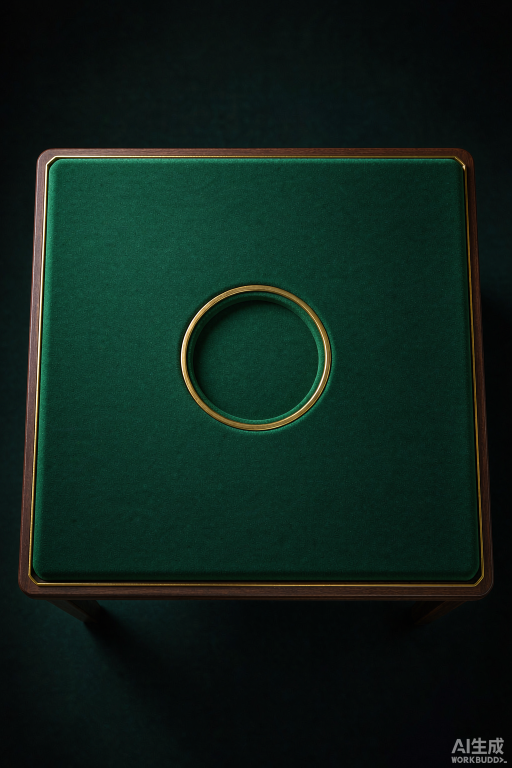
#> input picture generated-images/game-start-table-v2/Photorealistic_top_down_orthog_2026-10-04T15-20-03.png, 1024 x 1536 px (shown at 1/2 size); its folder holds only this picture in this run
$ python sweep_threshold.py
#> lines starting #> are read from the running program, lines starting #| are printed output that depends on the picture; after the words box and inside, x2 and y2 are one past the last pixel; in counts of white or black regions, pixels touching at a corner belong together
# -*- coding: utf-8 -*-
"""阈值扫描：给三张桌图找出能把"桌面+桌框"与背景/桌腿分开的亮度阈值。"""
import glob, os
import numpy as np
from PIL import Image

BASE = 'generated-images/game-start-table-v2'
OUT = 'docs-verify/game-5/game-start/proc/masks'
os.makedirs(OUT, exist_ok=True)
KEY = {'15-20-03': 'A', '15-20-27': 'B', '15-20-46': 'C'}


def table_bbox(lum, t):
    H, W = lum.shape
    m = lum > t
    m[int(H * 0.92):, int(W * 0.78):] = False
    cs = m.sum(0)
    if cs.max() == 0:
        return None
    on = np.where(cs > 0.35 * cs.max())[0]
    x0, x1 = int(on.min()), int(on.max())
    rs = m[:, x0:x1 + 1].sum(1)
    on2 = np.where(rs > 0.35 * rs.max())[0]
    return x0, int(on2.min()), x1, int(on2.max())


for f in sorted(glob.glob(os.path.join(BASE, '*.png'))):
    code = KEY.get(f.split('T')[-1][:8], '?')
    im = Image.open(f).convert('RGB')
#> im is the input picture: PIL image 1024x1536 RGB; mean R, G, B 14.2, 33.9, 26.4
    a = np.asarray(im).astype(np.float32) / 255.0
    lum = a @ np.array([0.299, 0.587, 0.114], dtype=np.float32)
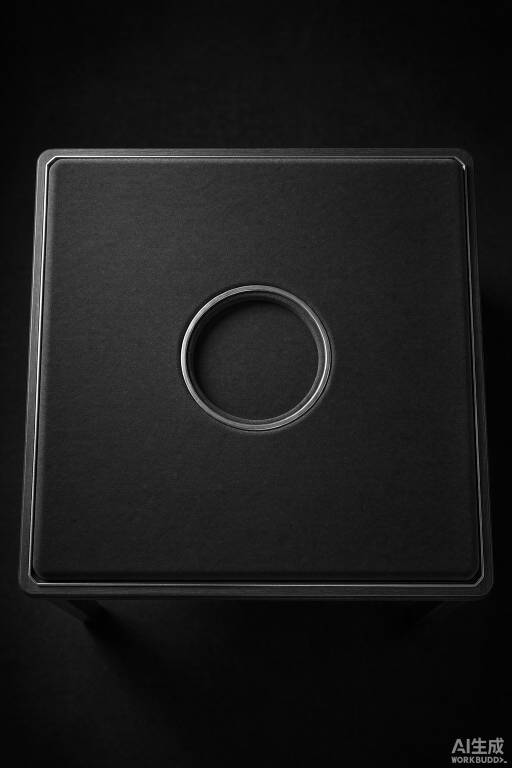
#> lum: shape (1536, 1024) float32 (shown at 1/2 size); min 0, max 1, mean 0.107
    print('=== ' + code)
    for t in (0.10, 0.14, 0.18, 0.22, 0.26, 0.30):
        bb = table_bbox(lum, t)
        if not bb:
            print('  t=%.2f  空' % t); continue
        x0, y0, x1, y1 = bb
        w, h = x1 - x0 + 1, y1 - y0 + 1
        flag = ' ✓方' if 0.95 < w / h < 1.05 else ''
        print('  t=%.2f  %4d×%4d  比%.3f  x %d~%d y %d~%d%s' % (t, w, h, w / h, x0, x1, y0, y1, flag))
#> this loop made 6 passes
#> (bb, y0, y1, w, h, flag) on passes 1 to 6: ((49, 296, 958, 1197), 296, 1197, 910, 902, ' ✓方'), ((48, 297, 673, 1190), 297, 1190, 626, 894, ''), ((50, 297, 516, 1186), 297, 1186, 467, 890, ''), ((54, 297, 377, 1184), 297, 1184, 324, 888, ''), ((56, 300, 104, 1168), 300, 1168, 49, 869, ''), ((58, 301, 103, 1168), 301, 1168, 46, 868, '')
#|   t=0.10   910× 902  比1.009  x 49~958 y 296~1197 ✓方
#|   t=0.14   626× 894  比0.700  x 48~673 y 297~1190
#|   t=0.18   467× 890  比0.525  x 50~516 y 297~1186
#|   t=0.22   324× 888  比0.365  x 54~377 y 297~1184
#|   t=0.26    49× 869  比0.056  x 56~104 y 300~1168
#|   t=0.30    46× 868  比0.053  x 58~103 y 301~1168
#> pass 1, in table_bbox, `m = lum > t`:
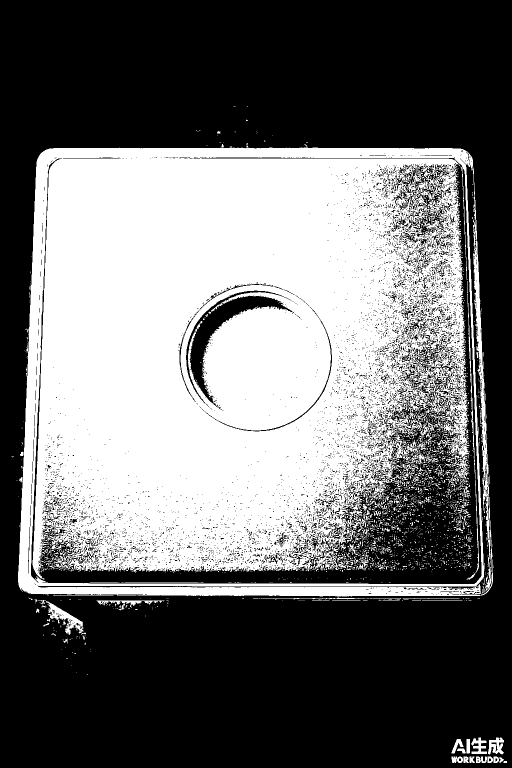
#> m: shape (1536, 1024) bool (shown at 1/2 size); 42.8% white; 2273 white regions (2128 under 20 px), largest, box (x1, y1, x2, y2) and area: (36, 296, 986, 1192) 653467, (92, 1202, 172, 1270) 1491, (193, 1201, 329, 1221) 693
#> pass 2, in table_bbox (call 2), `m = lum > t`:
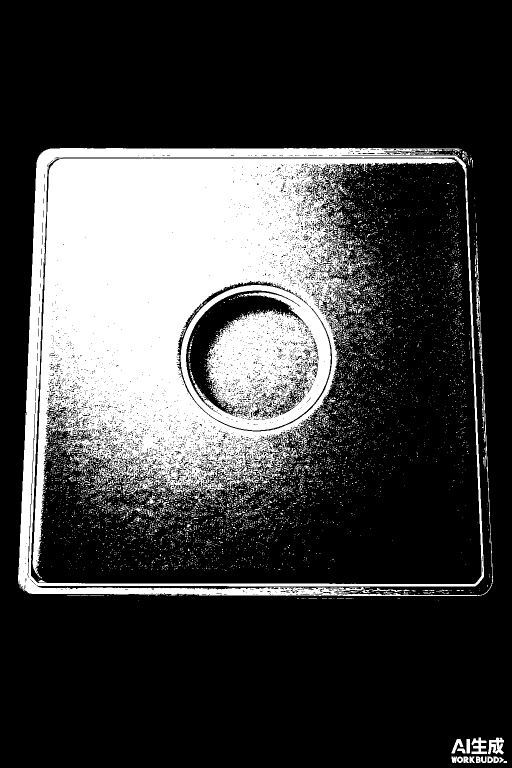
#> m: shape (1536, 1024) bool (shown at 1/2 size); 25.4% white; 6503 white regions (6313 under 20 px), largest, box (x1, y1, x2, y2) and area: (65, 316, 914, 1157) 318806, (36, 296, 986, 1192) 51950, (976, 1475, 1008, 1509) 661
#> pass 3, in table_bbox (call 3), `m = lum > t`:
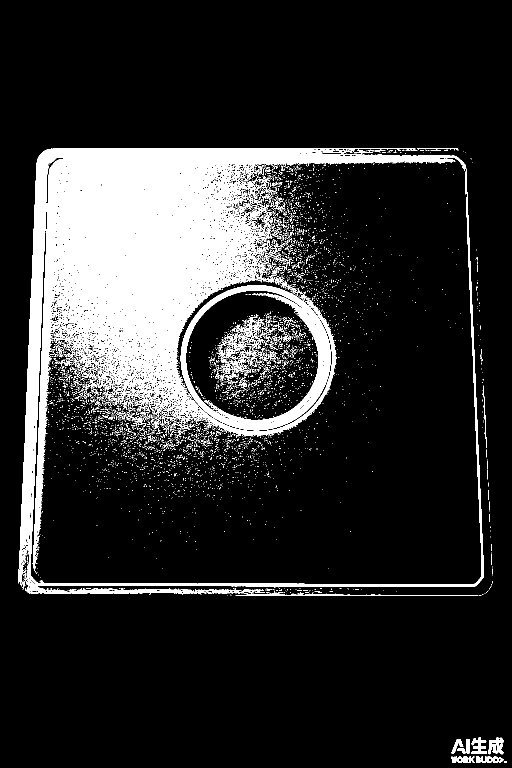
#> m: shape (1536, 1024) bool (shown at 1/2 size); 15.3% white; 4963 white regions (4791 under 20 px), largest, box (x1, y1, x2, y2) and area: (65, 317, 911, 1148) 173097, (37, 296, 968, 1189) 40606, (436, 633, 523, 719) 1782
    # 存一张 mask 便于目视（用 0.18）
    m = (lum > 0.18).astype(np.uint8) * 255
    m[int(lum.shape[0] * 0.92):, int(lum.shape[1] * 0.78):] = 0
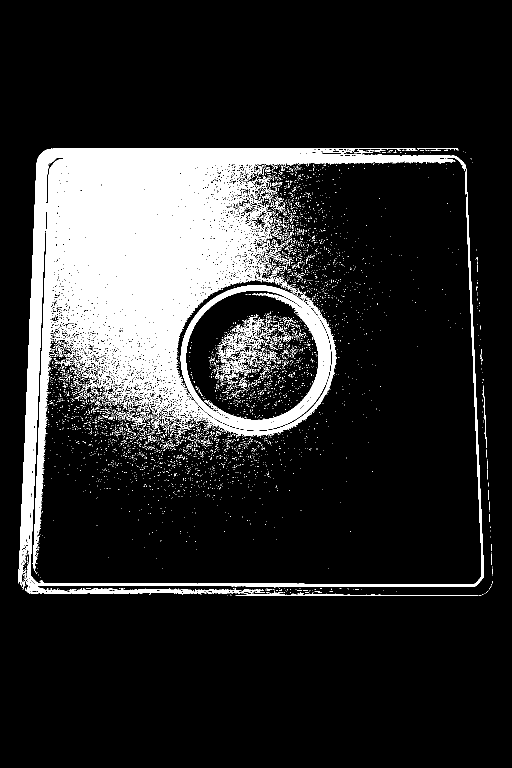
#> m: shape (1536, 1024) (shown at 1/2 size); 15.1% white; 4948 white regions (4791 under 20 px), largest, box (x1, y1, x2, y2) and area: (65, 317, 911, 1148) 173097, (37, 296, 968, 1189) 40606, (436, 633, 523, 719) 1782
    Image.fromarray(m).resize((512, 768)).save(os.path.join(OUT, 'mask_%s_t18.png' % code))
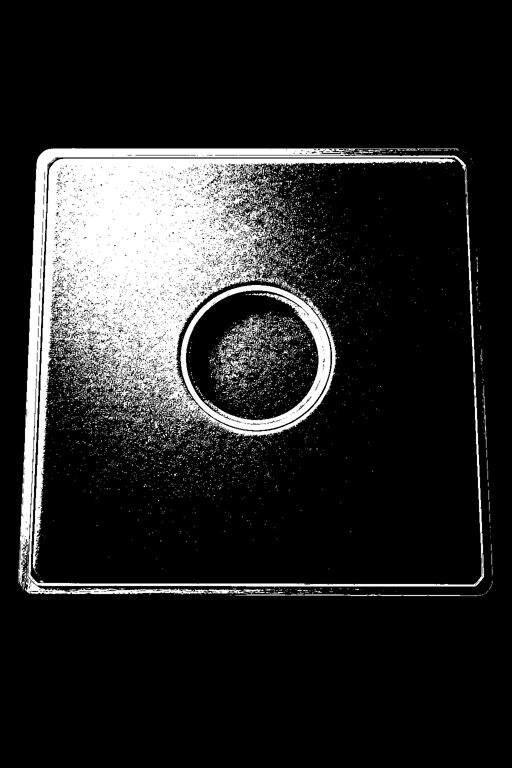
#> saved as mask_A_t18.png: PIL image 512x768 L; min 0, max 255, mean 38.6

$ run again, on generated-images/game-start-table-v2/Photorealistic_top_down_orthog_2026-10-04T15-20-27.png
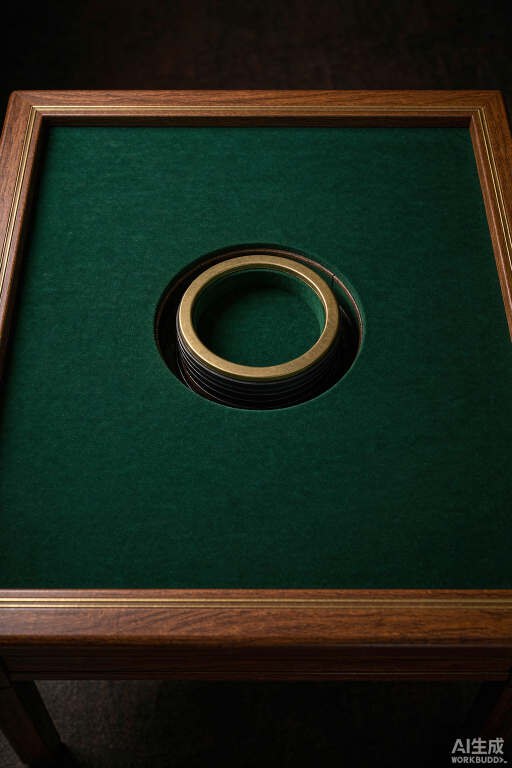
#> input picture generated-images/game-start-table-v2/Photorealistic_top_down_orthog_2026-10-04T15-20-27.png, 1024 x 1536 px (shown at 1/2 size)
#> im is the input picture: PIL image 1024x1536 RGB; mean R, G, B 27.2, 37.9, 26.4
#> the loop `for t in (0.10, 0.14, 0.18, 0.22, 0.26, 0.30):` made 6 passes
#> (bb, y0, y1, w, h) on passes 1 to 6: ((0, 180, 1023, 1346), 180, 1346, 1024, 1167), ((0, 180, 1023, 1277), 180, 1277, 1024, 1098), ((0, 180, 1023, 1274), 180, 1274, 1024, 1095), ((0, 181, 1023, 1271), 181, 1271, 1024, 1091), ((0, 181, 1020, 1270), 181, 1270, 1021, 1090), ((0, 182, 656, 1269), 182, 1269, 657, 1088)
#> (printed output is left out)
#> pass 1, in table_bbox, `m = lum > t`:
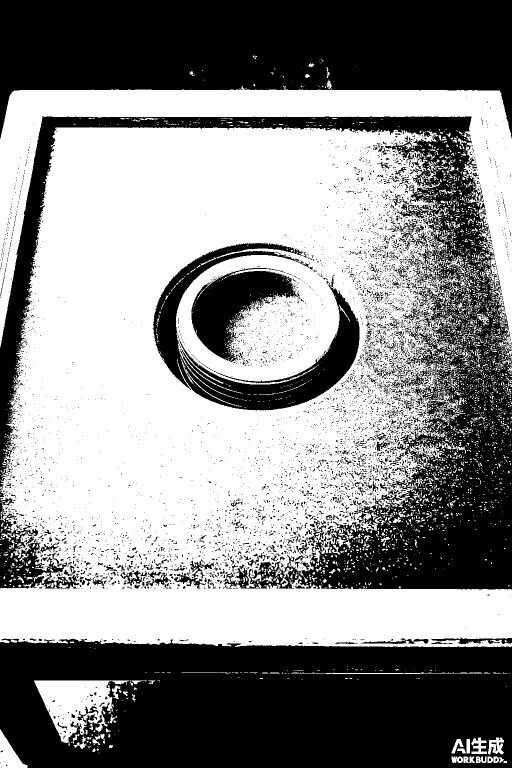
#> m: shape (1536, 1024) bool (shown at 1/2 size); 54.8% white; 6245 black regions (5938 under 20 px), largest, box (x1, y1, x2, y2) and area: (0, 1277, 1024, 1536) 232850, (0, 232, 1024, 1179) 189850, (0, 0, 1024, 278) 186118
#> `Image.fromarray(m).resize((512, 768)).save(os.path.join(OUT, 'mask_%s_..`:
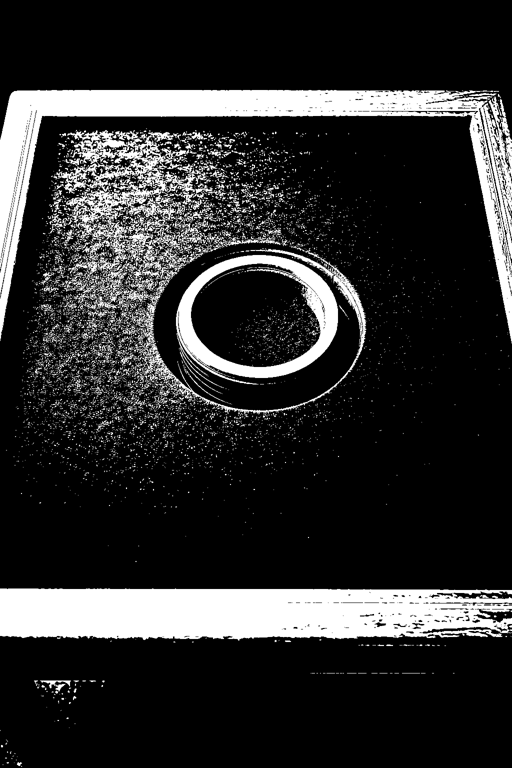
#> saved as mask_B_t18.png: PIL image 512x768 L; min 0, max 255, mean 45.9

$ run again, on generated-images/game-start-table-v2/Photorealistic_top_down_orthog_2026-10-04T15-20-46.png
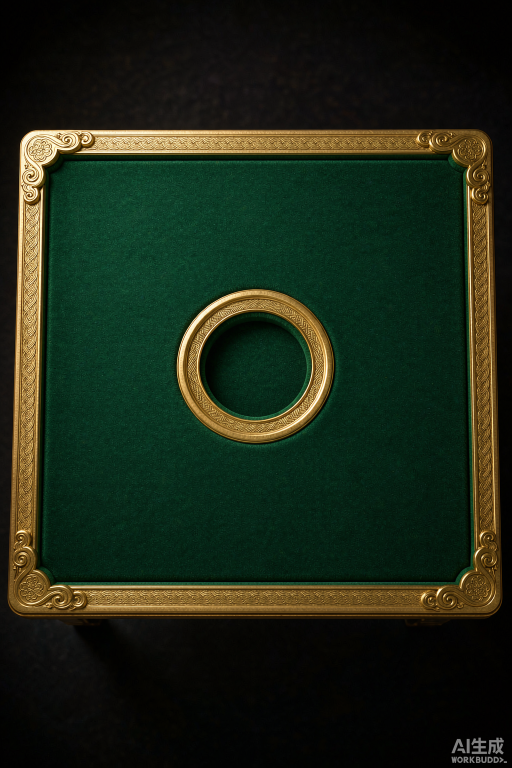
#> input picture generated-images/game-start-table-v2/Photorealistic_top_down_orthog_2026-10-04T15-20-46.png, 1024 x 1536 px (shown at 1/2 size)
#> im is the input picture: PIL image 1024x1536 RGB; mean R, G, B 28.5, 38.9, 22.7
#> the loop `for t in (0.10, 0.14, 0.18, 0.22, 0.26, 0.30):` made 6 passes
#> (bb, y0, y1, w, h) on passes 1 to 6: ((25, 259, 996, 1236), 259, 1236, 972, 978), ((25, 259, 995, 1232), 259, 1232, 971, 974), ((25, 259, 994, 1231), 259, 1231, 970, 973), ((25, 259, 993, 1231), 259, 1231, 969, 973), ((25, 260, 991, 1231), 260, 1231, 967, 972), ((25, 260, 989, 1231), 260, 1231, 965, 972)
#> (printed output is left out)
#> pass 1, in table_bbox, `m = lum > t`:
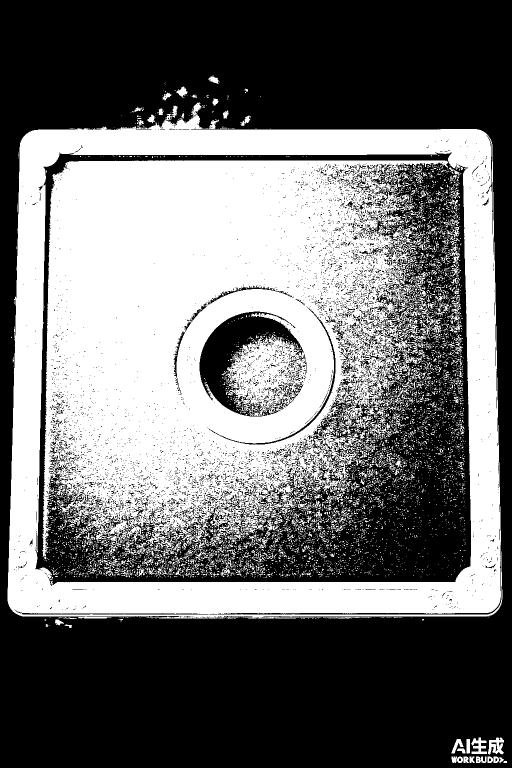
#> m: shape (1536, 1024) bool (shown at 1/2 size); 43.4% white; 5904 white regions (5488 under 20 px), largest, box (x1, y1, x2, y2) and area: (84, 321, 896, 1113) 422166, (15, 204, 1005, 1237) 214406, (711, 833, 784, 874) 683
#> `Image.fromarray(m).resize((512, 768)).save(os.path.join(OUT, 'mask_%s_..`:
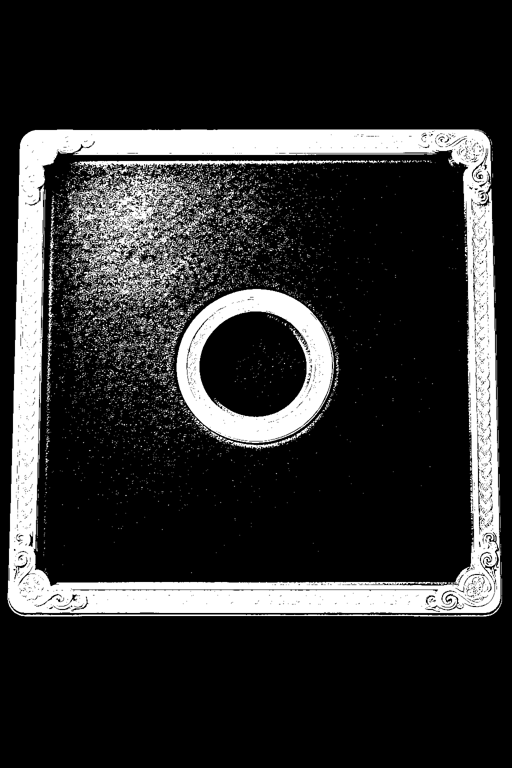
#> saved as mask_C_t18.png: PIL image 512x768 L; min 0, max 255, mean 46.9
